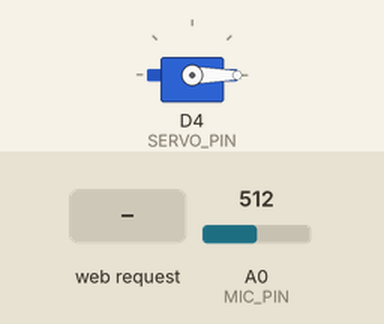
This sketch was run on a simulated ESP8266 (NodeMCU). On the bench: servo. The test bench sets the inputs (shaded band); at power-on: A0 (MIC_PIN) = 512. WiFi joins after 1.5 s; servers stay silent unless stated; what the sketch prints to the serial monitor is not drawn.

Above: at 3.7 s.
3.8 s: A0 (MIC_PIN) set to 992
5.5 s: A0 (MIC_PIN) set to 1009
At 6.4 s:
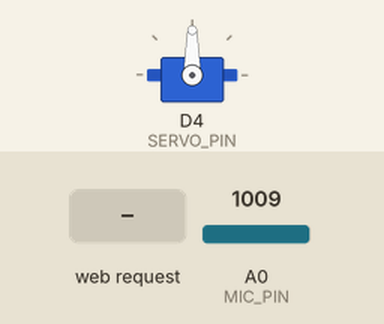
8.5 s: HTTP request GET /moveServo received
At 9.9 s:
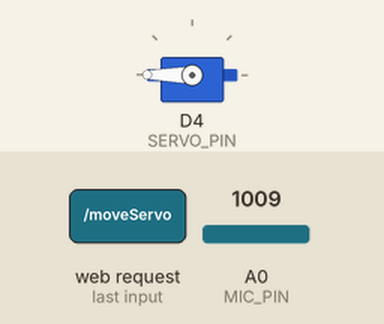
Timing chart, 0 to 12.0 s (numbered marks = the images above; inputs shaded):
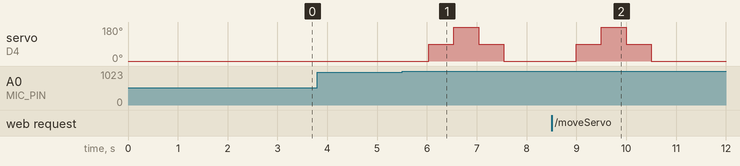

The sketch:

MICAndButtonOnHTTPNodeMCUServer.ino
```cpp
#include <ESP8266WiFi.h>
#include <ESP8266WebServer.h>
#include <Servo.h>

// WiFi Credentials (Your details)
const char* ssid = "networkbda0917cffgpiwr8645998746";
const char* password = "Omshree1225*";

ESP8266WebServer server(80);
Servo myServo;

#define MIC_PIN A0   // Microphone sensor
#define MEOW_THRESHOLD 1000  // Adjust as needed
#define SERVO_PIN D4  // Servo Pin
#define CHECK_INTERVAL 100  // Check MIC every 100ms

bool meowDetected = false;
unsigned long lastCheckTime = 0;

void moveServo() {
    Serial.println("🔄 Moving Servo to 0°");
    myServo.attach(SERVO_PIN);
    myServo.write(0);
    delay(500);

    Serial.println("🔄 Moving Servo to 90°");
    myServo.write(90);
    delay(500);

    Serial.println("🔄 Moving Servo to 180°");
    myServo.write(180);
    delay(500);

    Serial.println("🔄 Moving Servo to 90°");
    myServo.write(90);
    delay(500);

    Serial.println("🔄 Moving Servo back to 0°");
    myServo.write(0);
    delay(500);

    myServo.detach();
    Serial.println("✅ Servo Movement Completed");
}

void handleRoot() {
    String html = "<html><head><title>ESP8266 Servo & MIC Control</title>";
    html += "<style>body{text-align:center;font-family:Arial;}button{font-size:20px;padding:10px;margin-top:20px;}</style>";
    html += "</head><body>";
    html += "<h1>ESP8266 Servo Control</h1>";
    html += "<button onclick=\"fetch('/moveServo')\">Move Servo</button>";
    html += "<h3>MIC Value: <span id='micVal'>-</span></h3>";
    html += "<script>setInterval(()=>fetch('/micData').then(r=>r.text()).then(d=>document.getElementById('micVal').innerText=d),1000);</script>";
    html += "</body></html>";

    server.send(200, "text/html", html);
}

void handleMoveServo() {
    Serial.println("🚀 Button Pressed! Moving Servo...");
    moveServo();
    server.send(200, "text/plain", "Servo Moved!");
}

void handleMicData() {
    int micValue = analogRead(MIC_PIN);
    Serial.print("🎤 MIC Value: ");
    Serial.println(micValue);

    // Move servo if meow threshold is exceeded
    if (micValue > MEOW_THRESHOLD && !meowDetected) {
        Serial.println("🐱 Meow Detected! Triggering Servo...");
        meowDetected = true;
        moveServo();
    }

    // Reset detection if value goes below threshold
    if (micValue < MEOW_THRESHOLD - 50) {
        meowDetected = false;
    }

    server.send(200, "text/plain", String(micValue));
}

void setup() {
    Serial.begin(115200);
    WiFi.begin(ssid, password);
    Serial.print("Connecting to WiFi");

    while (WiFi.status() != WL_CONNECTED) {
        delay(1000);
        Serial.print(".");
    }

    Serial.println("\n✅ Connected!");
    Serial.print("🌐 IP Address: ");
    Serial.println(WiFi.localIP());

    myServo.attach(SERVO_PIN);
    myServo.write(0);
    delay(500);
    myServo.detach();

    server.on("/", handleRoot);
    server.on("/moveServo", handleMoveServo);
    server.on("/micData", handleMicData);

    server.begin();
    Serial.println("✅ HTTP Server Started!");
}

void loop() {
    server.handleClient();

    // Check MIC sensor every CHECK_INTERVAL ms
    unsigned long currentTime = millis();
    if (currentTime - lastCheckTime > CHECK_INTERVAL) {
        lastCheckTime = currentTime;
        handleMicData();
    }
}
```

Measured:
- the behaviour switches between 1000 and 1001 on A0 (MIC_PIN) (found by bisection; images 0 and 1)
- after the input at 3.8 s, every drawn part: stays the same
- after the input at 5.5 s, servo on D4 (SERVO_PIN): 0° → 90° after 0.54 s, → 180° 0.50 s later, → 90° 0.50 s later, → 0° 0.50 s later
- after the input at 8.5 s, servo on D4 (SERVO_PIN): 0° → 90° after 0.50 s, → 180° 0.50 s later, → 90° 0.50 s later, → 0° 0.50 s later
